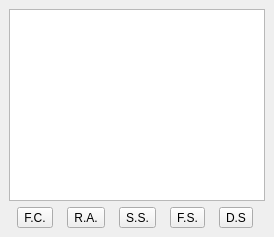
  <widget class="QDockWidget" name="dockWidget_RAW">
   <property name="allowedAreas">
    <set>Qt::AllDockWidgetAreas</set>
   </property>
   <property name="windowTitle">
    <string>Raw</string>
   </property>
   <attribute name="dockWidgetArea">
    <number>2</number>
   </attribute>
   <widget class="QWidget" name="dockWidgetContents_10">
    <layout class="QVBoxLayout" name="verticalLayout_9">
     <item>
      <widget class="QPlainTextEdit" name="plainTextEdit_raw">
       <property name="readOnly">
        <bool>true</bool>
       </property>
      </widget>
     </item>
     <item>
      <layout class="QHBoxLayout" name="horizontalLayout_5">
       <item>
        <widget class="QToolButton" name="toolButton_fc_refresh_inspection">
         <property name="text">
          <string>F.C.</string>
         </property>
        </widget>
       </item>
       <item>
        <widget class="QToolButton" name="toolButton_ra_refresh_inspection">
         <property name="text">
          <string>R.A.</string>
         </property>
        </widget>
       </item>
       <item>
        <widget class="QToolButton" name="toolButton_ss_refresh_inspection">
         <property name="text">
          <string>S.S.</string>
         </property>
        </widget>
       </item>
       <item>
        <widget class="QToolButton" name="toolButton_fs_refresh_inspection">
         <property name="text">
          <string>F.S.</string>
         </property>
        </widget>
       </item>
       <item>
        <widget class="QToolButton" name="toolButton_ds_refresh_inspection">
         <property name="text">
          <string>D.S</string>
         </property>
        </widget>
       </item>
      </layout>
     </item>
    </layout>
   </widget>
  </widget>
